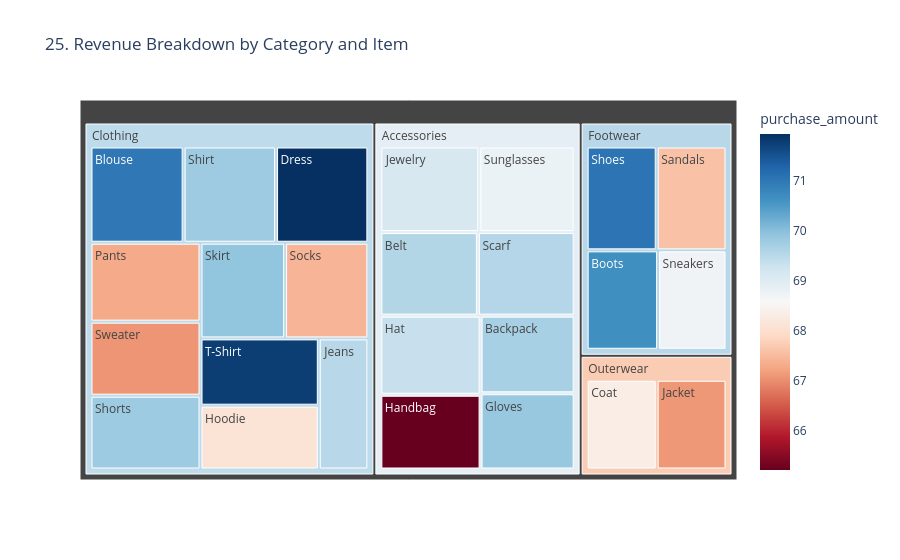

The notebook cell saved with this chart:
### Markdown cell above
# Exploratory Data Analysis
Note: Generating 25 high-quality visualizations. They are grouped logically for readability.

### Code cell
fig = plt.figure(figsize=(20, 25))
fig.suptitle("E-Commerce Dashboard: 25 Exploratory Visualizations", fontsize=24, y=0.92)

# Define color palettes
pal_demographics = sns.color_palette("Blues_d")
pal_revenue = sns.color_palette("Greens_d")
pal_categories = sns.color_palette("Set2")

# --- DEMOGRAPHICS & CUSTOMERS (1-6) ---
# 1. Histogram: Age Distribution
ax1 = plt.subplot(7, 4, 1)
sns.histplot(df['age'], bins=20, kde=True, color='skyblue', ax=ax1)
ax1.set_title("1. Age Distribution")

# 2. Bar Chart: Age Groups
ax2 = plt.subplot(7, 4, 2)
sns.countplot(data=df, x='age_group', palette=pal_demographics, ax=ax2)
ax2.set_title("2. Age Groups Count")
ax2.tick_params(axis='x', rotation=45)

# 3. Pie Chart: Gender Split (Matplotlib)
ax3 = plt.subplot(7, 4, 3)
gender_counts = df['gender'].value_counts()
ax3.pie(gender_counts, labels=gender_counts.index, autopct='%1.1f%%', colors=['#ff9999','#66b3ff'])
ax3.set_title("3. Gender Distribution")

# 4. Count Plot: Subscription Status
ax4 = plt.subplot(7, 4, 4)
sns.countplot(data=df, x='subscription_status', palette='Pastel1', ax=ax4)
ax4.set_title("4. Subscription Status")

# 5. Bar Chart: Top 10 Locations by Customer Count
ax5 = plt.subplot(7, 4, 5)
top_locs = df['location'].value_counts().nlargest(5)
sns.barplot(x=top_locs.index, y=top_locs.values, palette="rocket", ax=ax5)
ax5.set_title("5. Top 5 Locations")
ax5.tick_params(axis='x', rotation=45)

# 6. Bar Chart: High Value Customers
ax6 = plt.subplot(7, 4, 6)
sns.countplot(data=df, x='is_high_value', palette=['#99ff99','#ffcc99'], ax=ax6)
ax6.set_title("6. High Value Customers")

# --- PURCHASE BEHAVIOUR (7-12) ---
# 7. Distribution Plot: Purchase Amount
ax7 = plt.subplot(7, 4, 7)
sns.kdeplot(df['purchase_amount'], fill=True, color='purple', ax=ax7)
ax7.set_title("7. Purchase Amount Density")

# 8. Box Plot: Amount by Gender
ax8 = plt.subplot(7, 4, 8)
sns.boxplot(data=df, x='gender', y='purchase_amount', palette='Set1', ax=ax8)
ax8.set_title("8. Amount by Gender")

# 9. Count Plot: Product Categories
ax9 = plt.subplot(7, 4, 9)
sns.countplot(data=df, y='category', palette=pal_categories, order=df['category'].value_counts().index, ax=ax9)
ax9.set_title("9. Product Categories")

# 10. Bar Chart: Most Purchased Items (Top 5)
ax10 = plt.subplot(7, 4, 10)
top_items = df['item_purchased'].value_counts().nlargest(5)
sns.barplot(y=top_items.index, x=top_items.values, palette="magma", ax=ax10)
ax10.set_title("10. Top 5 Items")

# 11. Count Plot: Purchase by Season
ax11 = plt.subplot(7, 4, 11)
sns.countplot(data=df, x='season', palette='autumn', ax=ax11)
ax11.set_title("11. Purchases by Season")

# 12. Violin Plot: Amount by Season
ax12 = plt.subplot(7, 4, 12)
sns.violinplot(data=df, x='season', y='purchase_amount', palette='coolwarm', ax=ax12)
ax12.set_title("12. Amount vs Season")

# --- TIME TRENDS (13-17) ---
# 13. Line Chart: Monthly Revenue
ax13 = plt.subplot(7, 4, (13, 14)) # Spanning two columns
monthly_rev = df.groupby(df['order_date'].dt.to_period("M"))['purchase_amount'].sum()
monthly_rev.plot(kind='line', marker='o', color='green', ax=ax13)
ax13.set_title("13. Monthly Revenue Trend")
ax13.set_ylabel("Revenue ($)")

# 14. Bar Chart: Orders by Weekday
ax14 = plt.subplot(7, 4, 15)
order_days = ['Monday', 'Tuesday', 'Wednesday', 'Thursday', 'Friday', 'Saturday', 'Sunday']
sns.countplot(data=df, x='weekday', order=order_days, palette='viridis', ax=ax14)
ax14.set_title("14. Orders by Weekday")
ax14.tick_params(axis='x', rotation=45)

# 15. Pie Chart: Weekend vs Weekday
ax15 = plt.subplot(7, 4, 16)
wknd_counts = df['is_weekend'].value_counts()
ax15.pie(wknd_counts, labels=['Weekday', 'Weekend'], autopct='%1.1f%%', colors=['#c2c2f0','#ffb3e6'])
ax15.set_title("15. Weekend vs Weekday")

# 16. Line Chart: Order Volume by Month
ax16 = plt.subplot(7, 4, 17)
df['order_date'].dt.month.value_counts().sort_index().plot(kind='bar', color='coral', ax=ax16)
ax16.set_title("16. Orders by Month")

# 17. Boxplot: Amount by Weekday
ax17 = plt.subplot(7, 4, 18)
sns.boxplot(data=df, x='weekday', y='purchase_amount', order=order_days, ax=ax17)
ax17.set_title("17. Amount by Weekday")
ax17.tick_params(axis='x', rotation=45)

# --- PAYMENTS & DELIVERY (18-21) ---
# 18. Count Plot: Payment Methods
ax18 = plt.subplot(7, 4, 19)
sns.countplot(data=df, y='payment_method', palette='Spectral', ax=ax18)
ax18.set_title("18. Payment Methods")

# 19. Count Plot: Shipping Types
ax19 = plt.subplot(7, 4, 20)
sns.countplot(data=df, y='shipping_type', palette='terrain', ax=ax19)
ax19.set_title("19. Shipping Types")

# 20. Bar Chart: Revenue by Payment Method
ax20 = plt.subplot(7, 4, 21)
rev_pay = df.groupby('payment_method')['purchase_amount'].sum().sort_values(ascending=False)
sns.barplot(x=rev_pay.index, y=rev_pay.values, palette='Blues_r', ax=ax20)
ax20.set_title("20. Revenue by Payment")
ax20.tick_params(axis='x', rotation=45)

# 21. Swarm Plot (Sub-sampled for speed): Rating by Shipping
ax21 = plt.subplot(7, 4, 22)
sns.stripplot(data=df.sample(500), x='shipping_type', y='review_rating', alpha=0.5, ax=ax21)
ax21.set_title("21. Rating vs Shipping")
ax21.tick_params(axis='x', rotation=45)

# --- RATINGS, DISCOUNTS & ADVANCED (22-25) ---
# 22. Histogram: Review Ratings
ax22 = plt.subplot(7, 4, 23)
sns.histplot(df['review_rating'], bins=5, color='gold', ax=ax22)
ax22.set_title("22. Review Ratings Distribution")

# 23. Scatter Plot: Rating vs Amount
ax23 = plt.subplot(7, 4, 24)
sns.scatterplot(data=df, x='review_rating', y='purchase_amount', alpha=0.3, color='teal', ax=ax23)
ax23.set_title("23. Rating vs Purchase Amount")

# 24. Correlation Heatmap
ax24 = plt.subplot(7, 4, 25)
num_df = df.select_dtypes(include=[np.number])
sns.heatmap(num_df.corr(), annot=True, fmt=".2f", cmap='coolwarm', cbar=False, ax=ax24, annot_kws={"size": 7})
ax24.set_title("24. Correlation Matrix")
ax24.tick_params(axis='both', labelsize=8)

plt.tight_layout()
plt.subplots_adjust(top=0.94)
plt.show()

# 25. Treemap: Revenue by Category & Item (Plotly)
# Note: Rendered separately as Plotly is interactive.
fig25 = px.treemap(df, path=['category', 'item_purchased'], values='purchase_amount',
                  title='25. Revenue Breakdown by Category and Item',
                  color='purchase_amount', color_continuous_scale='RdBu')
fig25.show()

### Figure 1 — Plotly figure (JSON) as saved in the notebook; plotly's stock layout.template omitted (floating-point values rounded to 4 significant figures)
{"data": [{"branchvalues": "total", "customdata": [[69.69], [69.57], [70.99], [70.66], [68.33], [71.94], [69.86], [65.2], [69.35], [68.1], [67.1], [69.51], [69.14], [67.29], [67.59], [69.56], [69.8], [71.06], [69.8], [69.92], [68.71], [67.42], [68.78], [67.07], [71.78], [68.9], [69.45], [69.51], [67.72]], "domain": {"x": [0, 1], "y": [0, 1]}, "hovertemplate": "labels=%{label}<br>purchase_amount_sum=%{value}<br>parent=%{parent}<br>id=%{id}<br>purchase_amount=%{color}<extra></extra>", "ids": ["Accessories/Backpack", "Accessories/Belt", "Clothing/Blouse", "Footwear/Boots", "Outerwear/Coat", "Clothing/Dress", "Accessories/Gloves", "Accessories/Handbag", "Accessories/Hat", "Clothing/Hoodie", "Outerwear/Jacket", "Clothing/Jeans", "Accessories/Jewelry", "Clothing/Pants", "Footwear/Sandals", "Accessories/Scarf", "Clothing/Shirt", "Footwear/Shoes", "Clothing/Shorts", "Clothing/Skirt", "Footwear/Sneakers", "Clothing/Socks", "Accessories/Sunglasses", "Clothing/Sweater", "Clothing/T-Shirt", "Accessories", "Clothing", "Footwear", "Outerwear"], "labels": ["Backpack", "Belt", "Blouse", "Boots", "Coat", "Dress", "Gloves", "Handbag", "Hat", "Hoodie", "Jacket", "Jeans", "Jewelry", "Pants", "Sandals", "Scarf", "Shirt", "Shoes", "Shorts", "Skirt", "Sneakers", "Socks", "Sunglasses", "Sweater", "T-Shirt", "Accessories", "Clothing", "Footwear", "Outerwear"], "marker": {"coloraxis": "coloraxis", "colors": [69.69, 69.57, 70.99, 70.66, 68.33, 71.94, 69.86, 65.2, 69.35, 68.1, 67.1, 69.51, 69.14, 67.29, 67.59, 69.56, 69.8, 71.06, 69.8, 69.92, 68.71, 67.42, 68.78, 67.07, 71.78, 68.9, 69.45, 69.51, 67.72]}, "name": "", "parents": ["Accessories", "Accessories", "Clothing", "Footwear", "Outerwear", "Clothing", "Accessories", "Accessories", "Accessories", "Clothing", "Outerwear", "Clothing", "Accessories", "Clothing", "Footwear", "Accessories", "Clothing", "Footwear", "Clothing", "Clothing", "Footwear", "Clothing", "Accessories", "Clothing", "Clothing", "", "", "", ""], "type": "treemap", "values": [8636, 9635, 10410, 9018, 9275, 10320, 8477, 8857, 9375, 8767, 9249, 7548, 10010, 10090, 9200, 9561, 10332, 9240, 9433, 9402, 8635, 9252, 9649, 9462, 9248, 74200, 104264, 36093, 18524]}], "layout": {"autosize": true, "coloraxis": {"colorbar": {"title": {"text": "purchase_amount"}}, "colorscale": [[0, "rgb(103,0,31)"], [0.1, "rgb(178,24,43)"], [0.2, "rgb(214,96,77)"], [0.3, "rgb(244,165,130)"], [0.4, "rgb(253,219,199)"], [0.5, "rgb(247,247,247)"], [0.6, "rgb(209,229,240)"], [0.7, "rgb(146,197,222)"], [0.8, "rgb(67,147,195)"], [0.9, "rgb(33,102,172)"], [1, "rgb(5,48,97)"]]}, "legend": {"tracegroupgap": 0}, "title": {"text": "25. Revenue Breakdown by Category and Item"}}}
